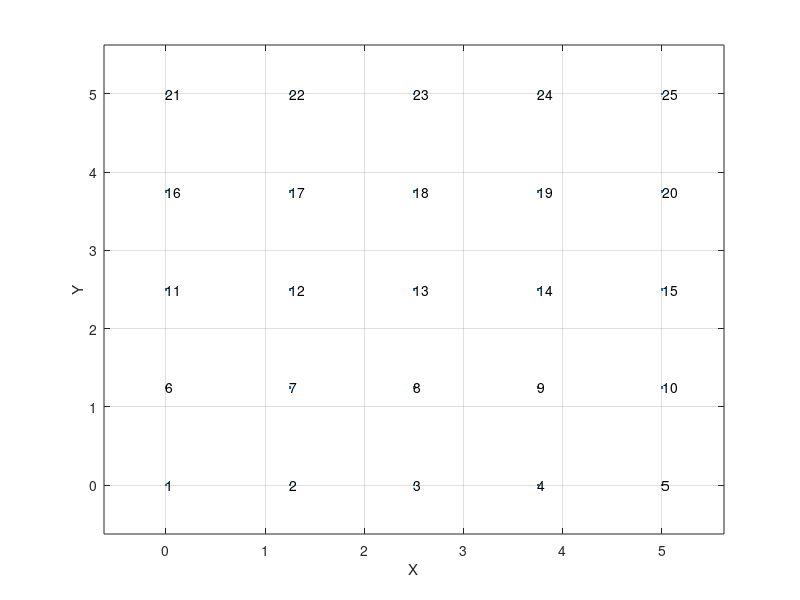

MATLAB code to generate this figure: (Note: this script raises an error after producing the figure.)
disp('  ');
disp(' plate_fea_pre.m  ver 1.5   June 7, 2012 ');
disp('  ');
disp(' by Tom Irvine   Email: tomirvine@aol.com ');
disp('  ');
%
disp(' ');
L=input(' Enter the length (inch) along the x-axis ');
disp(' ');
W=input(' Enter the width (inch)  along the y-axis ');
disp(' ');
disp(' ');
nx=input(' Enter the number of nodes along the x-axis ');
disp(' ');
ny=input(' Enter the number of nodes along the y-axis ');
disp(' ');
%
number_nodes=nx*ny;
%
dx=L/(nx-1);
dy=W/(ny-1);
%
clear node_matrix;
clear element_matrix;
clear constraint_matrix;
%
ijk=1;
%
for(j=1:ny)
%    
    for(i=1:nx)
        node_matrix(ijk,1)=(i-1)*dx;
        node_matrix(ijk,2)=(j-1)*dy;        
        ijk=ijk+1;  
    end
%    
end
%
ne=(nx-1)*(ny-1);
%
j=1;
k=1;
for(i=1:ne)
%
    element_matrix(i,1)=j; 
    element_matrix(i,2)=j+1; 
    element_matrix(i,3)=element_matrix(i,2)+nx;
    element_matrix(i,4)=element_matrix(i,1)+nx;
%
    j=j+1;
    k=k+1;
    
    if(k==nx)
        j=j+1;
        k=1;
    end
%    
end
%
%%%%%%%%%%%%%%%%%%%%%%%%%%%%%%%%%%%%%%%%%%%%%%%%%%%%%%%%%%%%%%%%%%%%%%%%%%%
hold off;
clear figure(1);
figure(1);
plot(node_matrix(:,1),node_matrix(:,2),'.');
%
clear nodex;
clear nodey;
nodex=node_matrix(:,1);
nodey=node_matrix(:,2);
%
for(i=1:number_nodes)
   string=num2str(i,'%d\n');
   text(nodex(i),nodey(i),string);
end
xlabel('X');
ylabel('Y');
grid on;
%
xmax=max(nodex)+dx/2;
ymax=max(nodey)+dy/2;
%
xmin=min(nodex)-dx/2;
ymin=min(nodey)-dy/2;
%
axis([xmin,xmax,ymin,ymax]);
hold off;
%%%%%%%%%%%%%%%%%%%%%%%%%%%%%%%%%%%%%%%%%%%%%%%%%%%%%%%%%%%%%%%%%%%%%%%%%%%
%
disp('  ');
disp(' Select boundary Condition ');
disp(' 1=all free   2=corners pinned   3=other ');
disp('  ');
ibc=input(' ');
%
clear constraint_matrix;
if(ibc==2)
    constraint_matrix(1,:)=[1 1 0 0]; 
    constraint_matrix(2,:)=[nx 1 0 0];  
    constraint_matrix(3,:)=[(nx*(ny-1)+1) 1 0 0];  
    constraint_matrix(4,:)=[nx*ny 1 0 0];  
end
%
fixed=[1 1 1]; 
RY_only=[1 0 1];   
RX_only=[1 1 0];   
%
icn=1;
if(ibc==3)
%    
    disp(' ');
    disp(' Select BC for bottom edge ');
    disp(' 1=free   2=simply supported   3=fixed ');
    e1=input(' ');
    if(e1==2)
        for(i=1:nx) 
            constraint_matrix(icn,:)=[i RX_only];
            icn=icn+1;
        end        
    end
    if(e1==3)
        for(i=1:nx) 
            constraint_matrix(icn,:)=[i fixed];
            icn=icn+1;
        end
    end
%
    disp(' ');
    disp(' Select BC for right edge ');
    disp(' 1=free   2=simply supported   3=fixed ');
    e2=input(' ');
    if(e2==2)
        ijk=nx;
        for(j=1:ny)
            constraint_matrix(icn,:)=[ijk RY_only];
            icn=icn+1;           
            ijk=ijk+nx;
        end        
    end
    if(e2==3)
        ijk=nx;
        for(j=1:ny)
            constraint_matrix(icn,:)=[ijk fixed];
            icn=icn+1;           
            ijk=ijk+nx;
        end      
    end    
%
    disp(' ');
    disp(' Select BC for top edge ');
    disp(' 1=free   2=simply supported   3=fixed ');
    e3=input(' ');
    if(e3==2)     
        for(i=(nx*(ny-1)+1):(nx*ny)) 
            constraint_matrix(icn,:)=[i RX_only];
            icn=icn+1;
        end        
    end
    if(e3==3)  
        for(i=(nx*(ny-1)+1):(nx*ny)) 
            constraint_matrix(icn,:)=[i fixed];
            icn=icn+1;
        end
    end    
%
    disp(' ');
    disp(' Select BC for left edge ');
    disp(' 1=free   2=simply supported   3=fixed ');
    e4=input(' ');
    if(e4==2)
        ijk=1;
        for(j=1:ny)
            constraint_matrix(icn,:)=[ijk RY_only];
            icn=icn+1;             
            ijk=ijk+nx;
        end          
    end
    if(e4==3)
        ijk=1;
        for(j=1:ny)
            constraint_matrix(icn,:)=[ijk fixed];
            icn=icn+1;  
            ijk=ijk+nx;
        end     
    end   
%
end
%
if(ibc~=1)
    disp(' sort ');
    constraint_matrix=sortrows(constraint_matrix,1);
    sz=size(constraint_matrix);
    nz=sz(1);
%
    i=1;
    while(1)
        if(constraint_matrix(i,1)==constraint_matrix(i+1,1))
    %
            for(j=2:4)
                an=constraint_matrix(i,j)+constraint_matrix(i+1,j);
                if(an>1)
                    an=1;
                end
                constraint_matrix(i,j)=an;
            end
    %
            constraint_matrix(i+1,:)=[];
            sz=size(constraint_matrix);
            nz=sz(1);
            constraint_matrix;
        else
            i=i+1;
        end
%    
        if(i+1>nz)
            break;
        end
    end
end    
%
disp(' ');
disp(' Output Matrices ');
disp(' ');
disp('    node_matrix ');
disp('    element_matrix ');
%
if(ibc ~=1)
    disp('    constraint_matrix ');
end